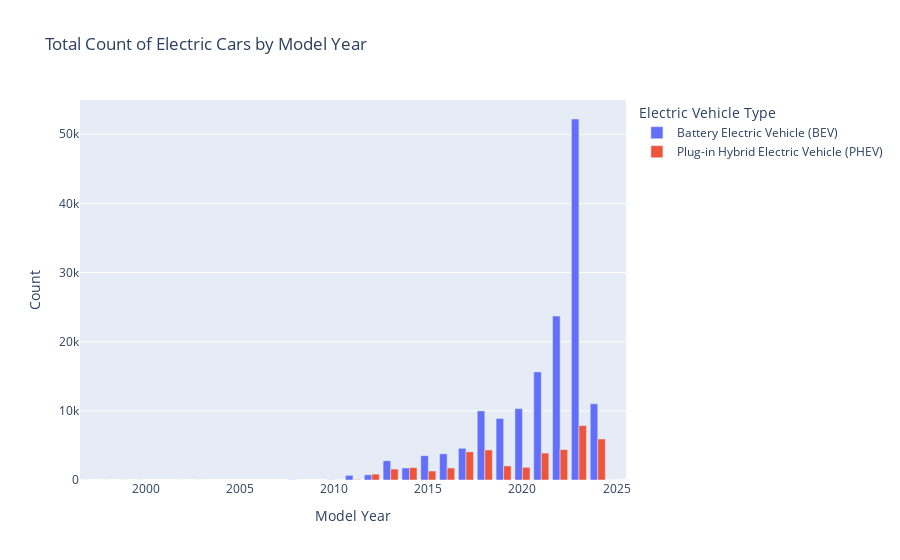

The notebook cell this image was saved under:
### Code cell
# Draw a bar plot using Plotly Express
fig = px.bar(grouped_data, x='Model Year', y='count', color='Electric Vehicle Type',
             labels={'count': 'Count', 'model year': 'Model Year'},
             title='Total Count of Electric Cars by Model Year',
             barmode='group')

fig.show()

### Figure 1 — Plotly figure (JSON) as saved in the notebook; plotly's stock layout.template omitted (floating-point values rounded to 4 significant figures)
{"data": [{"alignmentgroup": "True", "hovertemplate": "Electric Vehicle Type=Battery Electric Vehicle (BEV)<br>Model Year=%{x}<br>Count=%{y}<extra></extra>", "legendgroup": "Battery Electric Vehicle (BEV)", "marker": {"color": "#636efa", "pattern": {"shape": ""}}, "name": "Battery Electric Vehicle (BEV)", "offsetgroup": "Battery Electric Vehicle (BEV)", "orientation": "v", "showlegend": true, "textposition": "auto", "type": "bar", "x": [1997, 1998, 1999, 2000, 2002, 2003, 2008, 2010, 2011, 2012, 2013, 2014, 2015, 2016, 2017, 2018, 2019, 2020, 2021, 2022, 2023, 2024, 2025], "xaxis": "x", "y": [1, 1, 5, 7, 2, 1, 21, 21, 668, 750, 2784, 1737, 3520, 3783, 4582, 9991, 8896, 10322, 15636, 23715, 52210, 11029, 5], "yaxis": "y"}, {"alignmentgroup": "True", "hovertemplate": "Electric Vehicle Type=Plug-in Hybrid Electric Vehicle (PHEV)<br>Model Year=%{x}<br>Count=%{y}<extra></extra>", "legendgroup": "Plug-in Hybrid Electric Vehicle (PHEV)", "marker": {"color": "#EF553B", "pattern": {"shape": ""}}, "name": "Plug-in Hybrid Electric Vehicle (PHEV)", "offsetgroup": "Plug-in Hybrid Electric Vehicle (PHEV)", "orientation": "v", "showlegend": true, "textposition": "auto", "type": "bar", "x": [2010, 2011, 2012, 2013, 2014, 2015, 2016, 2017, 2018, 2019, 2020, 2021, 2022, 2023, 2024, 2025], "xaxis": "x", "y": [3, 68, 845, 1579, 1796, 1298, 1745, 4068, 4349, 2037, 1827, 3895, 4401, 7874, 5934, 1], "yaxis": "y"}], "layout": {"autosize": true, "barmode": "group", "legend": {"title": {"text": "Electric Vehicle Type"}, "tracegroupgap": 0}, "title": {"text": "Total Count of Electric Cars by Model Year"}, "xaxis": {"anchor": "y", "autorange": true, "domain": [0, 1], "range": [1996.0, 2026.0], "title": {"text": "Model Year"}, "type": "linear"}, "yaxis": {"anchor": "x", "autorange": true, "domain": [0, 1], "range": [0, 54960.0], "title": {"text": "Count"}, "type": "linear"}}}
